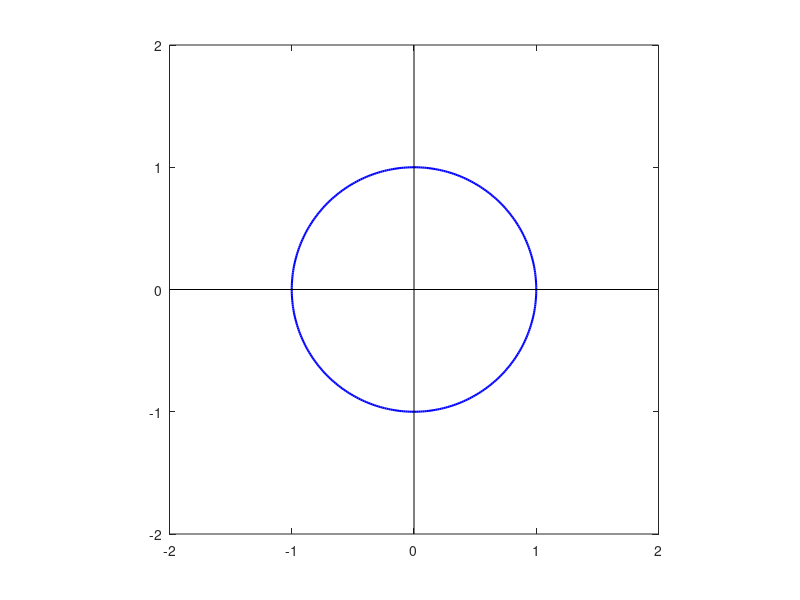

Write MATLAB code to recreate this figure. (Note: this script raises an error after producing the figure.)
function exam5_6

% EXAMPLE 5.6:  Allpass minimum-phase decomposition 

clear
clc
fprintf('Example 5.6: Allpass minimum-phase decomposition\n\n')
r = sqrt(.5^2 + 1.5^2);
theta = atan2(1.5,-.5);
b0 = 0.2;
z = r*[exp(j*theta), exp(-j*theta)];
b = b0*poly(z)
a = [1 0 -.64]

% Sketch pole-zero plots  (use f_pzplot?)

x1 = -0.5;
y1 = 1.5;
p1 = 0.8;
p2 = -0.8;
r = 1;
c = .05;
phi = linspace(0,2*pi,361);
x = r*cos(phi);
y = r*sin(phi);
figure
box off
d = 2.0;
hp = plot(x,y,'b',[-d d],[0 0],'k',[0 0],[-d d],'k');
set (hp(1),'LineWidth',1.5)
axis ([-d d -d d]);
axis square
f_labels ('Filter \it{H(z)}','Re({\itz})','Im({\itz})')
text (x1-c,y1,'0')
text (x1-c,-y1,'0')
text (-c+p1,0,'X')
text (-c+p2,0,'X')
f_wait

% Find minimum-phase and allpass factors

[b_min,a_min,b_all,a_all] = f_minall (b,a)

% Compute frequency responses

n = 300;
[H(1,:),f] = f_freqz (b,a,n);
[H(2,:),f] = f_freqz (b_min,a_min,n);
[H(3,:),f] = f_freqz (b_all,a_all,n);
A = abs(H);
phi = angle(H);

% Plot them

figure
subplot(2,1,1)
h = plot(f,A);
set (h(1),'LineWidth',1.5)
f_labels('Magnitude responses','\it{f/f_s}','\it{A(f)}')
text (.04,1.9,'\it{A}')
text (.25,1.2,'{\itA}_{all}')
text (.25,0.4,'{\itA}_{min}')
subplot(2,1,2)
h = plot(f,phi);
set (h(1),'LineWidth',1.5)
f_labels('Phase responses','\it{f/f_s}','\phi({\itf})')
text (.09,0.3,'\phi_{all}')
text (.17,-2.4,'\phi')
text (.33,-0.2,'\phi_{min}')
f_wait
